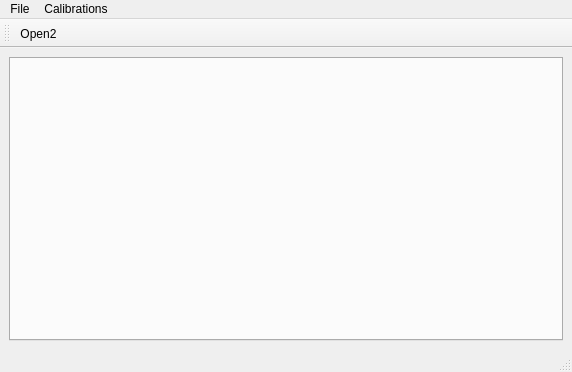
<?xml version="1.0" encoding="UTF-8"?>
<ui version="4.0">
 <class>MainWindow</class>
 <widget class="QMainWindow" name="MainWindow">
  <property name="geometry">
   <rect>
    <x>0</x>
    <y>0</y>
    <width>572</width>
    <height>372</height>
   </rect>
  </property>
  <property name="windowTitle">
   <string>Air Sample Gamma Analyzer</string>
  </property>
  <property name="windowIcon">
   <iconset>
    <normaloff>../../icons/tc45_3.png</normaloff>../../icons/tc45_3.png</iconset>
  </property>
  <widget class="QWidget" name="centralwidget">
   <property name="styleSheet">
    <string notr="true"/>
   </property>
   <layout class="QVBoxLayout" name="verticalLayout">
    <item>
     <widget class="QTabWidget" name="tab_wid">
      <property name="autoFillBackground">
       <bool>false</bool>
      </property>
      <property name="styleSheet">
       <string notr="true">background-image: url(../icons/tc45_3.png) 0 0 0 0 stretch stretch;</string>
      </property>
     </widget>
    </item>
   </layout>
  </widget>
  <widget class="QMenuBar" name="menubar">
   <property name="geometry">
    <rect>
     <x>0</x>
     <y>0</y>
     <width>572</width>
     <height>21</height>
    </rect>
   </property>
   <widget class="QMenu" name="menuFile">
    <property name="title">
     <string>File</string>
    </property>
   </widget>
   <widget class="QMenu" name="menuCal">
    <property name="title">
     <string>Calibrations</string>
    </property>
   </widget>
   <addaction name="menuFile"/>
   <addaction name="menuCal"/>
  </widget>
  <widget class="QStatusBar" name="statusbar"/>
  <widget class="QToolBar" name="toolBar">
   <property name="windowTitle">
    <string>toolBar</string>
   </property>
   <attribute name="toolBarArea">
    <enum>TopToolBarArea</enum>
   </attribute>
   <attribute name="toolBarBreak">
    <bool>false</bool>
   </attribute>
   <addaction name="actionOpen"/>
  </widget>
  <action name="actionOpen">
   <property name="text">
    <string>Open2</string>
   </property>
  </action>
 </widget>
 <resources/>
 <connections/>
</ui>
